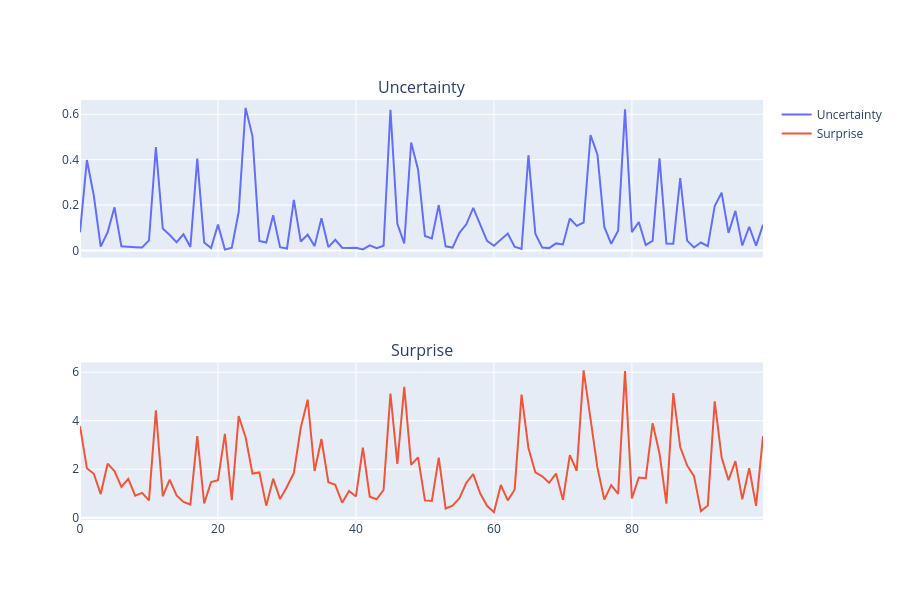

The cell this chart's notebook holds for it:
### Code cell
fig = make_subplots(rows=2, cols=1,  shared_xaxes=True,  subplot_titles=("Uncertainty", "Surprise"))
fig.add_trace(go.Scatter(x=account_routing_df["time"], y=account_routing_df["uncertainty"], mode="lines", name="Uncertainty"), row=1, col=1,)
fig.add_trace(go.Scatter(x=account_routing_df["time"], y=account_routing_df["surprise"], mode="lines", name="Surprise"), row=2, col=1)
fig.update_layout(height=600)
fig.show()
